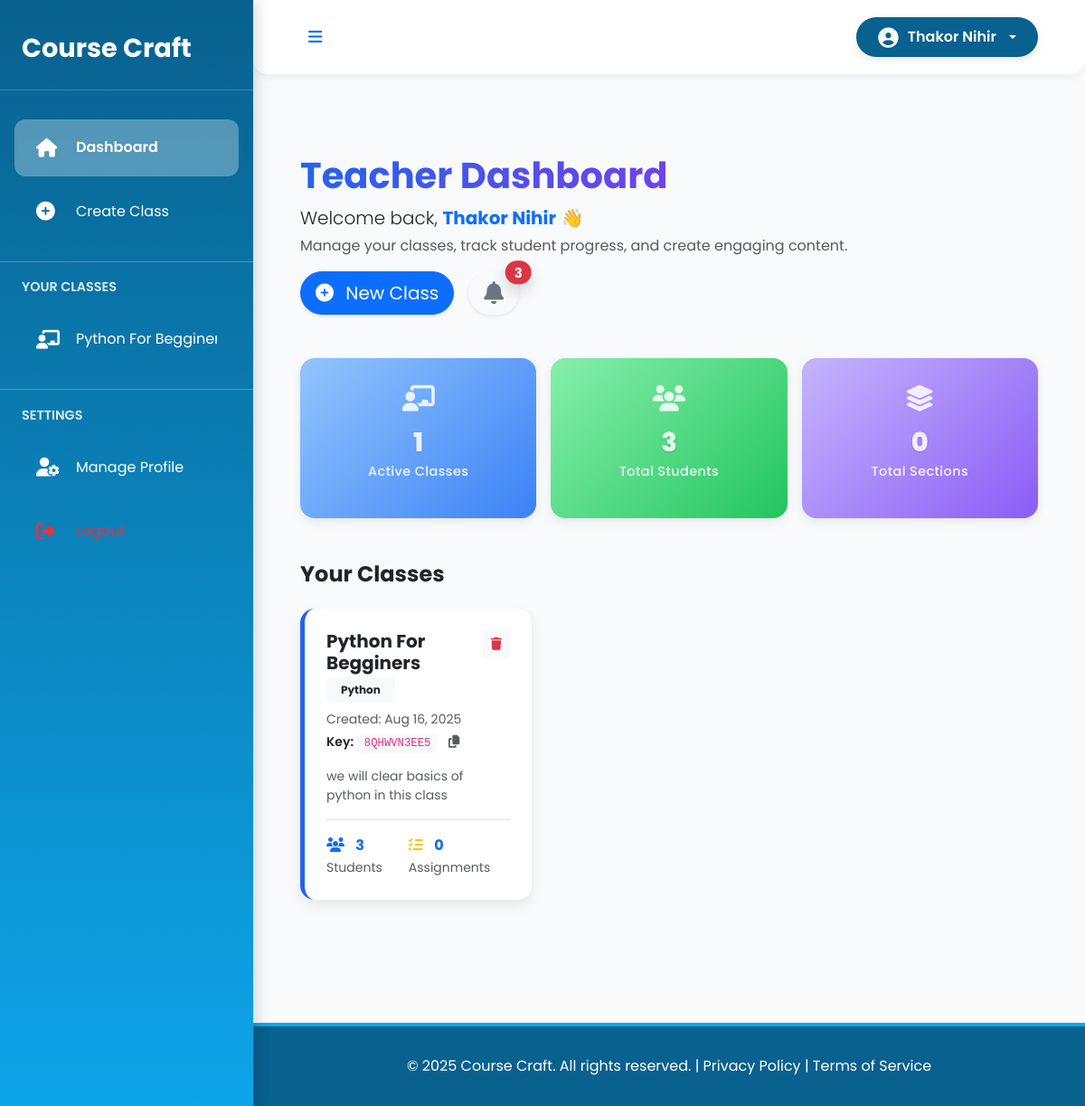
/teacher/dashboard/ (signed in), run on an earlier commit of the app's database.
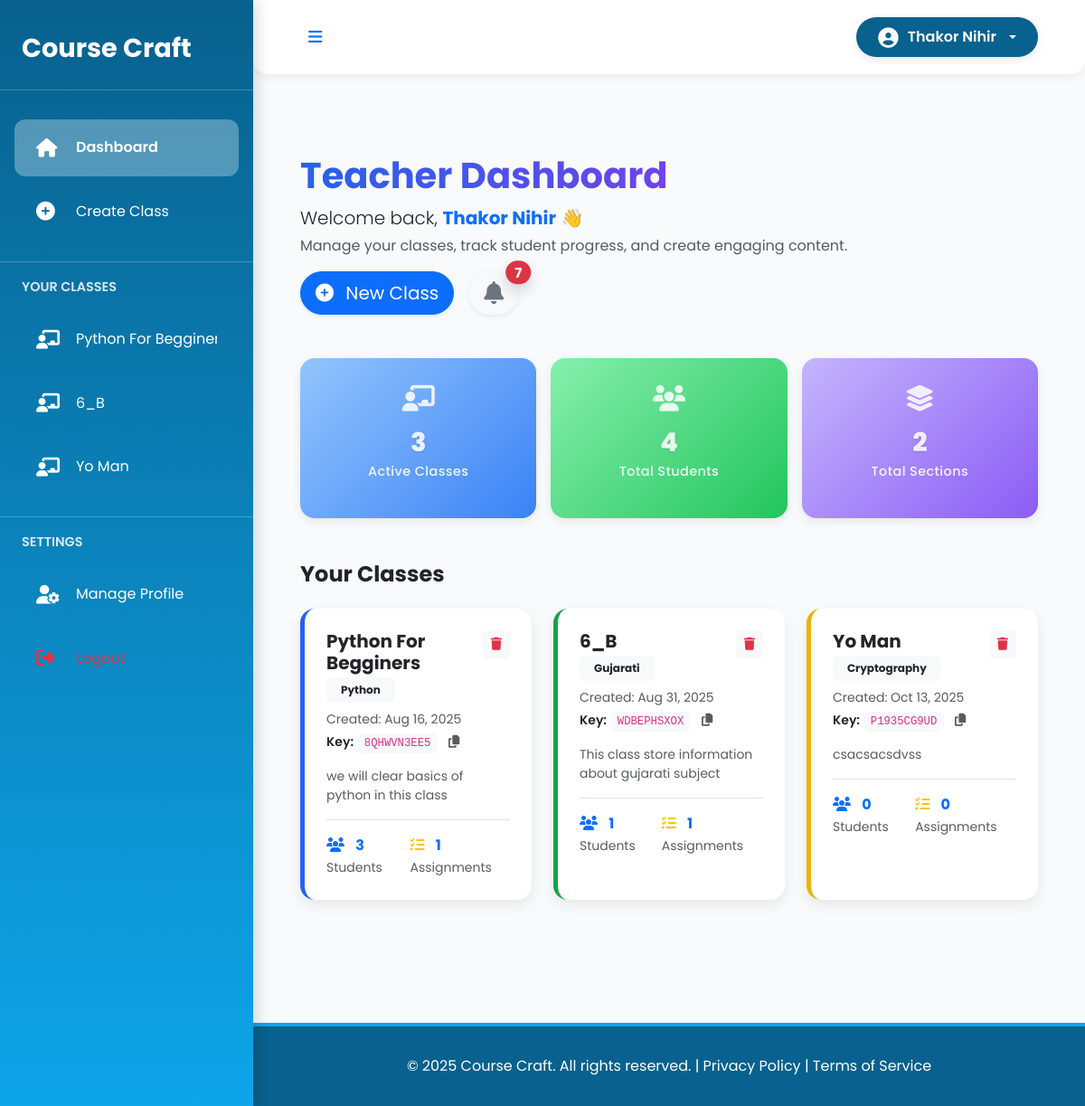
And on a later commit of the database.
### teacher/models.py (models this page shows, shortened)
class Classroom(models.Model):
    class_name = models.CharField(max_length=100)
    subject = models.CharField(max_length=100)
    class_key = models.CharField(max_length=10, unique=True)
    description = models.TextField(blank=True)
    teacher = models.ForeignKey(User, on_delete=models.CASCADE, related_name='classes')
    created_at = models.DateTimeField(auto_now_add=True)

### account/models.py (models this page shows, shortened)
class User(AbstractBaseUser, PermissionsMixin):
    username = models.CharField(max_length=150, unique=True)
    full_name = models.CharField(max_length=255)
    date_of_birth = models.DateField()
    email = models.EmailField(unique=True)
    is_teacher = models.IntegerField(default=0)  # 0 for student, 1 for teacher
    created_at = models.DateTimeField(default=timezone.now)
    is_active = models.BooleanField(default=True)
    is_staff = models.BooleanField(default=False)
    objects = UserManager()
    USERNAME_FIELD = 'username'
    REQUIRED_FIELDS = ['email', 'full_name', 'date_of_birth']

### teacher/views.py (the view, shortened to what this page needs)
# urls.py: path('dashboard/', views.dashboard, name='dashboard'),
@login_required
def dashboard(request):
    if not request.user.is_teacher:
        return redirect('student:dashboard')
    classes = request.user.classes.all()
    total_students = sum(classroom.studentclassroom_set.count() for classroom in classes)
    total_sections = sum(classroom.sections.count() for classroom in classes)
    notifications = 0
    recent_activities = []
    for classroom in classes:
        student_joins = StudentClassroom.objects.filter(joined_class=classroom).order_by('-joined_at')[:5]
        for join in student_joins:
            recent_activities.append({
                'type': 'student_joined',
                'student_name': join.student.full_name,
                'class_name': classroom.class_name,
                'timestamp': join.joined_at,
                'url': f"/teacher/class/{classroom.id}/"
            })
            notifications += 1
        for section in classroom.sections.all():
            for assignment in section.assignments.all():
                submissions = StudentAssignmentSubmission.objects.filter(assignment=assignment).order_by('-submitted_at')[:5]
                for submission in submissions:
                    recent_activities.append({
                        'type': 'assignment_submitted',
                        'student_name': submission.student.full_name,
                        'class_name': classroom.class_name,
                        'timestamp': submission.submitted_at,
                        'url': f"/teacher/class/{classroom.id}/section/{section.id}/assignment/{assignment.id}/submissions/"
                    })
                    notifications += 1
            for quiz in section.quizzes.all():
                quiz_submissions = QuizSubmission.objects.filter(quiz=quiz).order_by('-submitted_at')[:5]
                for submission in quiz_submissions:
                    recent_activities.append({
                        'type': 'quiz_submitted',
                        'student_name': submission.student.full_name,
                        'class_name': classroom.class_name,
                        'timestamp': submission.submitted_at,
                        'url': f"/teacher/class/{classroom.id}/section/{section.id}/quiz/{quiz.id}/results/"
                    })
                    notifications += 1
    recent_activities.sort(key=lambda x: x['timestamp'], reverse=True)
    recent_activities = recent_activities[:5]  # Limit to 5 activities
    for class_obj in classes:
        class_obj.total_assignments = sum(section.assignments.count() for section in class_obj.sections.all())
    return render(request, 'teacher/dashboard.html', {
        'classes': classes,
        'total_students': total_students,
        'total_sections': total_sections,
        'notifications': notifications,
        'recent_activities': recent_activities
    })

### templates/teacher/dashboard.html (shortened to what this page needs)
{% extends 'teacher/base.html' %}
{% load static %}
{% block content %}
<div class="dashboard-wrapper container-fluid py-5">
    <div class="d-flex flex-wrap justify-content-between align-items-center mb-5">
        <div>
            <h1 class="fw-bold text-gradient">Teacher Dashboard</h1>
            <p class="lead mb-1">Welcome back, <span class="fw-bold text-primary">{{ user.full_name }}</span> 👋</p>
            <p class="text-muted">Manage your classes, track student progress, and create engaging content.</p>
        </div>
        <div class="d-flex gap-3 mt-3 mt-md-0">
            <a href="{% url 'teacher:create_class' %}" class="btn btn-lg btn-primary shadow-sm rounded-pill">
                <i class="fas fa-plus-circle me-2"></i> New Class
            </a>
            <button class="btn btn-lg btn-light shadow-sm rounded-pill position-relative" data-bs-toggle="modal" data-bs-target="#notificationsModal">
                <i class="fas fa-bell fa-lg text-secondary"></i>
                {% if notifications > 0 %}
                <span class="position-absolute top-0 start-100 translate-middle badge rounded-pill bg-danger shadow">
                    {{ notifications }}
                </span>
                {% endif %}
            </button>
        </div>
    </div>
    <div class="row g-3 mb-5 justify-content-center">
        <div class="col-sm-6 col-lg-4">
            <div class="stat-card bg-soft-blue">
                <div class="stat-icon"><i class="fas fa-chalkboard-teacher"></i></div>
                <h2 class="stat-number">{{ classes|length }}</h2>
                <p class="stat-label">Active Classes</p>
            </div>
        </div>
        <div class="col-sm-6 col-lg-4">
            <div class="stat-card bg-soft-green">
                <div class="stat-icon"><i class="fas fa-users"></i></div>
                <h2 class="stat-number">{{ total_students }}</h2>
                <p class="stat-label">Total Students</p>
            </div>
        </div>
        <div class="col-sm-6 col-lg-4">
            <div class="stat-card bg-soft-purple">
                <div class="stat-icon"><i class="fas fa-layer-group"></i></div>
                <h2 class="stat-number">{{ total_sections }}</h2>
                <p class="stat-label">Total Sections</p>
            </div>
        </div>
    </div>
    <div class="classes-section mb-5">
        <h4 class="fw-bold text-dark mb-4">Your Classes</h4>
        <div class="row g-4">
            {% for class in classes %}
            <div class="col-md-6 col-lg-4">
                <a href="{% url 'teacher:class_detail' class.id %}" class="text-decoration-none">
                    <div class="class-card shadow-hover border-start border-5 class-color-{% cycle '1' '2' '3' '4' '5' '6' %}">
                        <div class="d-flex justify-content-between align-items-start">
                            <div>
                                <h5 class="fw-bold text-dark mb-1">{{ class.class_name }}</h5>
                                <span class="badge bg-light text-dark px-3 py-2">{{ class.subject }}</span>
                            </div>
                            <button class="btn btn-sm btn-light text-danger delete-class-btn" data-class-id="{{ class.id }}" onclick="event.preventDefault(); event.stopPropagation();">
                                <i class="fas fa-trash"></i>
                            </button>
                        </div>
                        <p class="small text-muted mt-2 mb-1">Created: {{ class.created_at|date:"M d, Y" }}</p>
                        <p class="small text-dark">
                            <span class="fw-semibold">Key:</span>
                            <code class="bg-light px-2 py-1 rounded">{{ class.class_key }}</code>
                            <i class="fas fa-copy ms-2 text-muted cursor-pointer"></i>
                        </p>
                        <p class="text-muted small">{{ class.description|truncatewords:15 }}</p>
                        <div class="d-flex justify-content-between border-top pt-3 mt-3">
                            <div>
                                <i class="fas fa-users text-primary me-2"></i>
                                <span class="fw-bold">{{ class.studentclassroom_set.count }}</span>
                                <small class="text-muted">Students</small>
                            </div>
                            <div>
                                <i class="fas fa-tasks text-warning me-2"></i>
                                <span class="fw-bold">{{ class.total_assignments }}</span>
                                <small class="text-muted">Assignments</small>
                            </div>
                        </div>
                    </div>
                </a>
            </div>
            {% endfor %}
        </div>
    </div>
</div>
{% endblock %}

### templates/teacher/base.html (shortened to what this page needs)
<!DOCTYPE html> <html lang="en"> <head> <link href="https://cdn.jsdelivr.net/npm/bootstrap@5.3.3/dist/css/bootstrap.min.css" rel="stylesheet"> <link href="https://cdnjs.cloudflare.com/ajax/libs/font-awesome/6.4.2/css/all.min.css" rel="stylesheet"> </head> <body> <div class="sidebar" id="sidebar"> <div class="sidebar-header"> <span class="logo-text">Course Craft</span> </div> <nav class="sidebar-nav"> <a class="nav-link active" href="{% url 'dashboard' %}" data-tooltip="Dashboard"><i class="fas fa-home"></i><span>Dashboard</span></a> <a class="nav-link" href="{% url 'teacher:create_class' %}" data-tooltip="Create Class"><i class="fas fa-plus-circle"></i><span>Create Class</span></a> <h6 class="sidebar-title">Your Classes</h6> {% for class in classes %} <a class="nav-link" href="{% url 'teacher:class_detail' class.id %}" data-tooltip="{{ class.class_name }}"> <i class="fas fa-chalkboard-teacher"></i> <span>{{ class.class_name }}</span> </a> {% empty %} <p class="text-white-50 small mx-4 mt-2">No classes created yet.</p> {% endfor %} <h6 class="sidebar-title">Settings</h6> <a class="nav-link" href="{% url 'teacher:manage_profile' %}" data-tooltip="Manage Profile"><i class="fas fa-user-cog"></i><span>Manage Profile</span></a> <a class="nav-link text-danger" href="{% url 'logout' %}" data-tooltip="Logout"><i class="fas fa-sign-out-alt"></i><span></span></a> </nav> </div> <div class="main-content" id="mainContent"> <nav class="navbar navbar-expand-lg navbar-light"> <div class="container-fluid justify-content-between"> <button class="btn btn-sm d-none d-lg-block text-primary" onclick="toggleSidebar()"> </button> <div class="ms-auto me-3 me-lg-0"> <div class="dropdown"> <button class="btn user-dropdown-btn dropdown-toggle" type="button" id="userDropdown" data-bs-toggle="dropdown" aria-expanded="false"> <i class="fas fa-user-circle fa-lg"></i> <span class="d-none d-md-inline">{{ user.full_name }}</span> </button> </div> </div> </div> </nav> <main> {% block content %} {% endblock %} </main> <footer> © 2025 Course Craft. All rights reserved. | <a href="#" class="text-white text-decoration-none">Privacy Policy</a> | <a href="#" class="text-white text-decoration-none">Terms of Service</a> </footer> </div> </body> </html>

### templates/teacher/base.html (style rules this page uses)
:root { --primary-blue: #08618e; --secondary-blue: #0ea5e9; --tertiary-blue: #e0f2fe; --text-color: #1f2937; --light-bg: #f8fafc; --accent-green: #10b981; --warning-orange: #f59e0b; --danger-red: #ef4444; }
body { font-family: 'Poppins', sans-serif; background-color: var(--light-bg); min-height: 100vh; display: flex; flex-direction: column; }
.sidebar { width: 280px; transition: all 0.3s ease-in-out; background: linear-gradient(180deg, var(--primary-blue), var(--secondary-blue)); box-shadow: 4px 0 15px rgba(0,0,0,0.15); padding: 2rem 0; display: flex; flex-direction: column; position: fixed; height: 100%; top: 0; left: 0; z-index: 1000; overflow-y: auto; }
.sidebar-header { display: flex; align-items: center; justify-content: space-between; padding: 0 1.5rem 1.5rem; border-bottom: 1px solid rgba(255,255,255,0.2); margin-bottom: 1.5rem; }
.sidebar-header .logo-text { font-size: 1.8rem; font-weight: 700; color: white; white-space: nowrap; overflow: hidden; transition: opacity 0.3s ease; }
.sidebar-nav { flex-grow: 1; }
.sidebar .nav-link { color: white; padding: 1.2rem 1.5rem; border-radius: 12px; margin: 0.5rem 1rem; transition: all 0.3s ease; display: flex; align-items: center; gap: 1rem; text-decoration: none; position: relative; }
.sidebar .nav-link.active { background: rgba(255,255,255,0.3); font-weight: 600; }
.sidebar .nav-link i { font-size: 1.3rem; min-width: 28px; }
.sidebar .nav-link span { white-space: nowrap; overflow: hidden; transition: all 0.3s ease; display: block; }
.sidebar-title { color: rgba(255,255,255,0.85); text-transform: uppercase; font-weight: 600; font-size: 0.9rem; padding: 1.2rem 1.5rem 0.6rem; white-space: nowrap; overflow: hidden; border-top: 1px solid rgba(255,255,255,0.25); margin-top: 1.5rem; }
.main-content { flex-grow: 1; margin-left: 280px; transition: margin-left 0.3s ease-in-out; display: flex; flex-direction: column; min-height: 100vh; }
.navbar { background: white !important; box-shadow: 0 4px 8px rgba(0,0,0,0.05); padding: 1.2rem 2.5rem; border-radius: 0 0 16px 16px; }
.user-dropdown-btn { background: var(--primary-blue) !important; border: none; border-radius: 30px; padding: 10px 24px; color: white; font-weight: 600; display: flex; align-items: center; gap: 10px; transition: background 0.3s ease, transform 0.3s ease, box-shadow 0.3s ease; box-shadow: 0 3px 8px rgba(0,0,0,0.1); }
.user-dropdown-btn i { color: white; font-size: 1.4rem; }
main { flex-grow: 1; padding: 2.5rem; }
footer { background: var(--primary-blue); color: white; padding: 2rem; text-align: center; font-size: 1rem; margin-top: auto; border-top: 4px solid var(--secondary-blue); }
.class-card { background: white; border-radius: 20px; box-shadow: 0 6px 15px rgba(0, 0, 0, 0.08); transition: transform 0.3s ease, box-shadow 0.3s ease; overflow: hidden; height: 100%; }
.class-color-1 { background: linear-gradient(135deg, #2b6cb0, #4c51bf); }
.class-color-2 { background: linear-gradient(135deg, #0ea5e9, #38bdf8); }
.class-color-3 { background: linear-gradient(135deg, #065f46, #10b981); }

### templates/teacher/dashboard.html (style rules this page uses)
.text-gradient { background: linear-gradient(90deg, #2563eb, #9333ea); -webkit-background-clip: text; color: transparent; }
.shadow-hover { transition: all 0.3s ease; }
.stat-card { background: #fff; border-radius: 1rem; padding: 1.5rem; text-align: center; box-shadow: 0 4px 12px rgba(0,0,0,0.08); transition: all 0.3s ease; color: #fff; position: relative; overflow: hidden; min-height: 120px; }
.stat-card::before { content: ''; position: absolute; top: 0; left: 0; width: 100%; height: 100%; background: inherit; opacity: 0.15; z-index: 0; }
.stat-icon { font-size: 1.8rem; margin-bottom: 0.5rem; opacity: 0.85; transition: transform 0.3s ease; }
.stat-number { font-size: 1.8rem; font-weight: 800; margin-bottom: 0.3rem; text-shadow: 0 1px 3px rgba(0,0,0,0.15); }
.stat-label { font-size: 0.9rem; font-weight: 500; letter-spacing: 0.03em; opacity: 0.9; }
.bg-soft-blue { background: linear-gradient(135deg, #93c5fd, #3b82f6); }
.bg-soft-green { background: linear-gradient(135deg, #86efac, #22c55e); }
.bg-soft-purple { background: linear-gradient(135deg, #c4b5fd, #8b5cf6); }
.class-card { background: #fff; border-radius: 1rem; padding: 1.5rem; transition: all 0.3s ease; min-height: 220px; }
.class-color-1 { border-color: #2563eb !important; }
.class-color-2 { border-color: #16a34a !important; }
.class-color-3 { border-color: #eab308 !important; }

What changed in the data, as far as the page shows it:
computed for Classroom "Python For Begginers": total_assignments "0" → "1"
added Classroom: class_name "6_B", subject "Gujarati", created_at "Aug 31, 2025", class_key "WDBEPHSXOX", description "This class store information about gujarati subject", studentclassroom_set.count "1", total_assignments "1"
added Classroom: class_name "Yo Man", subject "Cryptography", created_at "Oct 13, 2025", class_key "P1935CG9UD", description "csacsacsdvss", studentclassroom_set.count "0", total_assignments "0"
Also different on the page:
{{ notifications }}: "3" → "7"
{{ classes|length }}: "1" → "3"
{{ total_students }}: "3" → "4"
{{ total_sections }}: "0" → "2"
